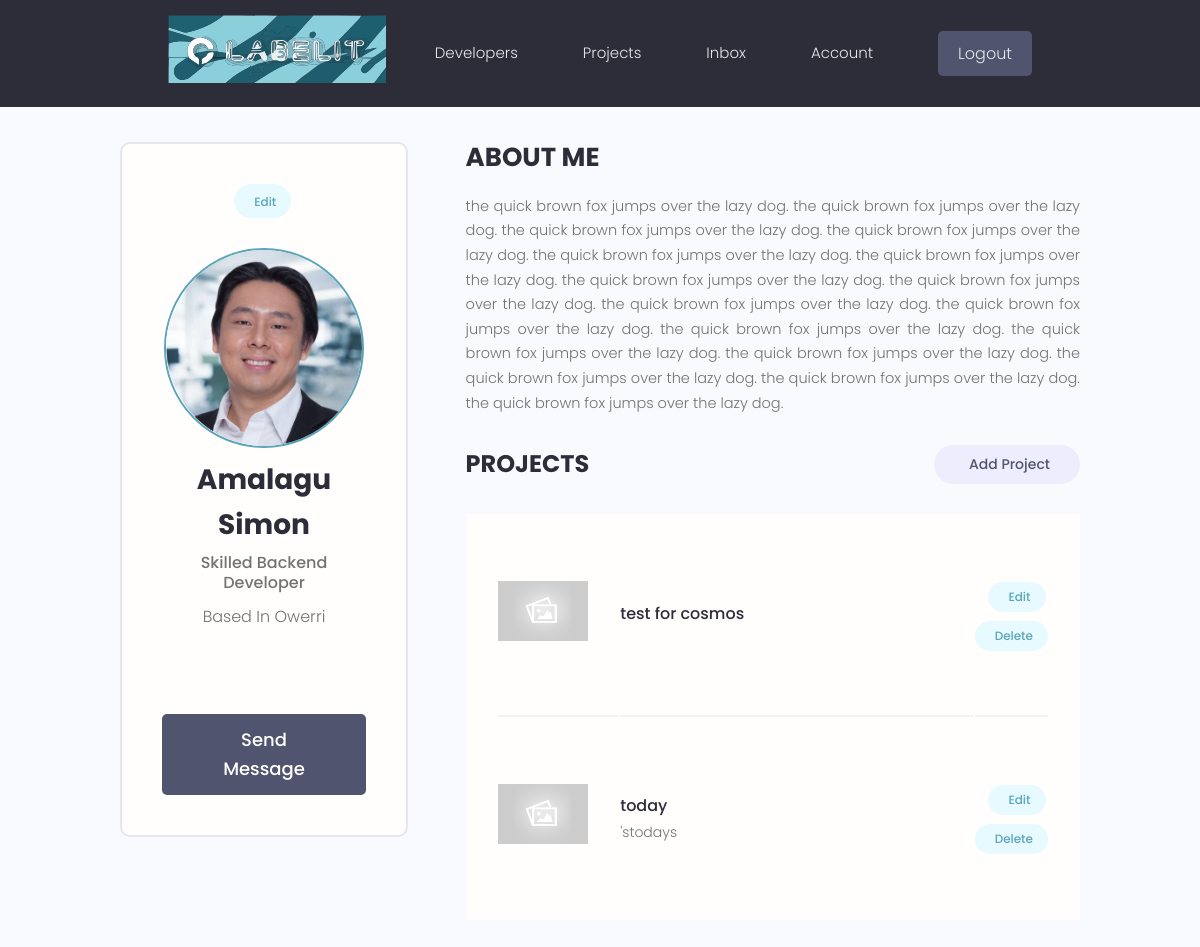
The app's page /account/ (signed in) with its own data.
### users/models.py (models this page shows, shortened)
class Profile(models.Model):
    user = models.OneToOneField(
        User, on_delete=models.CASCADE, null=True, blank=True)
    name = models.CharField(max_length=200, blank=True, null=True)
    email = models.EmailField(max_length=500, blank=True, null=True)
    username = models.CharField(max_length=200, blank=True, null=True)
    location = models.CharField(max_length=200, blank=True, null=True)
    short_intro = models.CharField(max_length=200, blank=True, null=True)
    bio = models.TextField(blank=True, null=True)
    profile_image = models.ImageField(
        null=True, blank=True, upload_to='images/', default="images/Devsearch_Profile.jpg")
    created = models.DateTimeField(auto_now_add=True)
    id = models.UUIDField(default=uuid.uuid4, unique=True,
                          primary_key=True, editable=False)
    class Meta:
        ordering = ['created']

### label/models.py (models this page shows, shortened)
class Project(models.Model):
    manager = models.ForeignKey(
        Profile, null=True, blank=True, on_delete=models.CASCADE )
    title = models.CharField(max_length=200)
    description = models.TextField(null=True, blank=True)
    annotators = models.ManyToManyField(Profile, blank=True, related_name='annotationprojects')
    project_display_picture = models.ImageField(
        null=True, blank=True, upload_to='project_display_picture/', default="project_display_picture/default.jpg")
    featured_image = models.ManyToManyField(ImageSample, blank=True, related_name='parentprojects', default = 'default.jpg')
    demo_link = models.CharField(max_length=2000, null=True, blank=True)
    source_link = models.CharField(max_length=2000, null=True, blank=True)
    created = models.DateTimeField(auto_now_add=True)
    id = models.UUIDField(default=uuid.uuid4, unique=True,
                          primary_key=True, editable=False)
    class Meta:
        ordering = [ '-created', 'title']
    """@property
    def imageURL(self):
        try:
            url = self.featured_image.url
        except:
            url = ''
        return url"""

### users/views.py (the view)
# urls.py: path('account/', views.useraccount, name= 'account'),
@login_required(login_url='login')
def useraccount(request):
    profile = request.user.profile
    print(dir(profile))
    context = {'profile': profile}
    return render(request, 'users/account.html', context)

### templates/users/account.html (shortened to what this page needs)
<!DOCTYPE html>
{% extends 'base/base.html' %}
{% block content %}
  <main class="settingsPage profile my-md">
    <div class="container">
      <div class="layout">
        <div class="column column--1of3">
          <div class="card text-center">
            <div class="card__body dev">
              <a class="tag tag--pill tag--main settings__btn" href="#"> Edit</a>
              <img class="avatar avatar--xl dev__avatar" src="{{profile.profile_image.url}}" />
              <h2 class="dev__name">{{profile.name}}</h2>
              <p class="dev__title">{{profile.short_intro}}</p>
              <p class="dev__location">Based In {{profile.location}}</p>
              <ul class="dev__social">
              </ul>
              <a href="#" class="btn btn--sub btn--lg">Send Message </a>
            </div>
          </div>
        </div>
        <div class="column column--2of3">
          <div class="devInfo">
            <h3 class="devInfo__title">About Me</h3>
            <p class="devInfo__about">
              {{profile.bio}}
            </p>
          </div>
          <div class="settings">
            <h3 class="settings__title">Projects</h3>
            <a class="tag tag--pill tag--sub settings__btn tag--lg" href="{% url 'create-project' %}"> Add Project</a>
          </div>
          <table class="settings__table">
            {% for project in profile.project_set.all %}
            <tr>
              <td class="settings__thumbnail">
                <a href="{% url 'project' project.id %}"><img src="{{project.project_display_picture.url}}" alt="Project Thumbnail" /></a>
              </td>
              <td class="settings__tableInfo">
                <a href="single-project.html">{{project.title}}</a>
                <p>
                  {{project.description}}
                </p>
              </td>
              <td class="settings__tableActions">
                <a class="tag tag--pill tag--main settings__btn" href="{% url 'update-project' project.id %}"> Edit</a>
                <a class="tag tag--pill tag--main settings__btn" href="{% url 'delete-project' project.id %}">
                  Delete</a>
              </td>
            </tr>
            {% endfor %}
          </table>
        </div>
      </div>
    </div>
  </main>
{% endblock %}

### static/styles/app.css (style rules this page uses)
:root { --color-sub: #2d2d39; }
.btn--sub { background-color: var(--color-sub-light); }
.card { border: 2px solid var(--color-light); }
img { width: 100%; }
.profile .card > .dev { padding: 4rem; }
.dev__avatar { display: block; margin: auto; }
.dev__name { color: var(--color-sub); font-size: 2.8rem; font-weight: 700; margin-top: 1rem; margin-bottom: 0.5rem; }
.dev__title { font-size: 1.6rem; font-weight: 500; line-height: 1.3; }
.dev__location { margin-top: 1rem; }
.dev__social { margin: 3rem 0; list-style: none; display: flex; justify-content: center; gap: 1.5rem; }
.devInfo { margin-bottom: 3rem; }
.devInfo__title, .devInfo__subtitle { font-size: 2.6rem; color: var(--color-sub); text-transform: uppercase; font-weight: 700; margin-bottom: 1.5rem; }
.devInfo__about, .devSkill__info { font-size: 1.45rem; line-height: 1.7; text-align: justify; }
.settingsPage .dev > .settings__btn { display: inline-block; margin-bottom: 3rem; }
.settings { display: flex; justify-content: space-between; align-items: center; }
.settings__title { font-size: 2.4rem; text-transform: uppercase; font-weight: 700; color: var(--color-sub); }
.settings__table { margin-top: 3rem; margin-bottom: 5rem; padding: 0 3rem; background: var(--color-white); }
.settings__table tr { width: 100%; }
.settings__table tr > td { padding: 2rem 0; }
.settings__table tr:not(:last-child) td { border-bottom: 2px solid var(--color-white-light); }
.settings__thumbnail { width: 23%; min-width: 10rem; }
.settings__thumbnail img { padding-right: 3rem; height: 15rem; object-fit: contain; }
.settings__tableInfo { width: 100%; }
.settings__tableInfo h4, .settings__tableInfo a { padding-right: 1rem; width: auto; font-size: 1.6rem; font-weight: 500; color: var(--color-sub); }
.settings__tableInfo p { font-size: 1.4rem; }
.settings__tableActions { text-align: right; }

### static/uikit/styles/modules/_variables.css (style rules this page uses)
:root { --color-main: #5aa5b9; --color-main-light: #e6faff; --color-sub: #3f4156; --color-sub-light: #51546e; --color-sub-lighter: #ededfd; --color-text: #737373; --color-gray: #8b8b8b; --color-light: #e5e7eb; --color-light-gray: #767676; --color-bg: #f8fafd; --color-white: #fffefd; --color-white-light: #f3f3f3; --color-success: #359e64; --color-success-bg: #def8e8; --color-error: #fc4b0b; --color-error-bg: #fff2ee; --font-base: 'Poppins', arial, helvetica, 'Segoe UI', roboto, ubuntu, sans-serif; --font-monospace: 'Fira Code', 'Courier New', courier, monospace; --font-regular: 300; --font-medium: 500; --font-bold: 700; --generic-shadow: 1px 1px 5px #00000010; --generic-transition: all 0.3s ease-in-out; }

### static/uikit/styles/modules/_base.css (style rules this page uses)
* { margin: 0; padding: 0; box-sizing: border-box; text-rendering: optimizeLegibility; color: inherit; font-size: inherit; }
html { font-size: 50%; }
@media only screen and (min-width: 480px) { html { font-size: 56.25%; } }
@media only screen and (min-width: 1200px) { html { font-size: 62.5%; } }
body { line-height: 1.6; font-weight: 400; font-size: 1.5rem; color: var(--color-text); background-color: var(--color-bg); min-height: 100vh; }

### static/uikit/styles/modules/_typography.css (style rules this page uses)
* { font-family: var(--font-base); }
h2 { font-size: 3.6rem; font-weight: var(--font-bold); }
h3 { font-size: 3.2rem; font-weight: var(--font-medium); }
p, span, strong { font-size: 1.6rem; color: var(--color-text); font-weight: var(--font-regular); }
a { padding-bottom: 2px; text-decoration: none; display: inline-block; color: var(--color-main); font-weight: var(--font-medium); }

### static/uikit/styles/modules/_utilities.css (style rules this page uses)
.container { width: 92%; max-width: 165rem; margin: 0 auto; box-sizing: border-box; }
@media screen and (min-width: 1000px) { .container { width: 90%; } }
@media screen and (min-width: 1200px) { .container { width: 80%; } }
.text-center { text-align: center; }
.my-md { margin: 3rem auto; }

### static/uikit/styles/modules/_avatar.css (style rules this page uses)
.avatar { border-radius: 50%; border: 2px solid var(--color-main); object-fit: cover; }
.avatar--xl { height: 20rem; width: 20rem; }

### static/uikit/styles/modules/_button.css (style rules this page uses)
.btn { display: inline-block; position: relative; cursor: pointer; background-color: var(--color-light); font-weight: var(--font-medium); color: var(--color-sub); text-decoration: none; padding: 1rem 2rem; border-radius: 0.5rem; border: none; width: -webkit-fit-content; width: -moz-fit-content; width: fit-content; height: -webkit-fit-content; height: -moz-fit-content; height: fit-content; font-size: 1.6rem; outline-width: 0; outline-color: transparent; -webkit-backface-visibility: hidden; backface-visibility: hidden; transition: all 0.3s ease-in-out; }
.btn--sub { background-color: var(--color-sub); color: var(--color-white); }
.btn--lg { font-size: 1.8rem; padding: 1.2rem 4.5rem; }

### records on screen
Profile: profile_image (picture), name "Amalagu Simon", short_intro "Skilled Backend Developer", location "Owerri", bio "the quick brown fox jumps over the lazy dog. the quick brown fox jumps over the lazy dog. the quick brown fox jumps over the lazy dog. the quick brown fox jumps over the lazy dog. the quick brown fox jumps over the lazy dog. the quick brown fox jumps over the lazy dog. the quick brown fox jumps over the lazy dog. the quick brown fox jumps over the lazy dog. the quick brown fox jumps over the lazy dog. the quick brown fox jumps over the lazy dog. the quick brown fox jumps over the lazy dog. the quick brown fox jumps over the lazy dog. the quick brown fox jumps over the lazy dog. the quick brown fox jumps over the lazy dog. the quick brown fox jumps over the lazy dog. the quick brown fox…"
Project: project_display_picture (placeholder picture), title "test for cosmos"
Project: project_display_picture (placeholder picture), title "today", description "'stodays"
